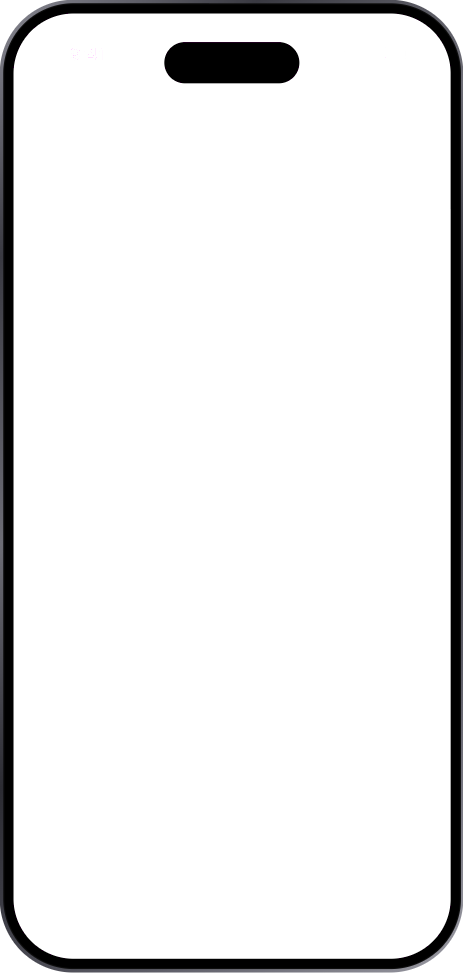
#> input picture Behance кейс/tools/video-scripts/phone-overlay-960.png, 463 x 973 px
$ python key_magenta.py video-scripts/phone-overlay-960.png
#> lines starting #> are read from the running program, lines starting #| are printed output that depends on the picture
"""Key the magenta screen out of a phone-overlay PNG, keeping the white status bar and the black island with soft edges."""
import sys, numpy as np
from PIL import Image
p = sys.argv[1]; a = np.asarray(Image.open(p).convert('RGBA')).astype(float)
r, g, b, al = a[..., 0], a[..., 1], a[..., 2], a[..., 3] / 255
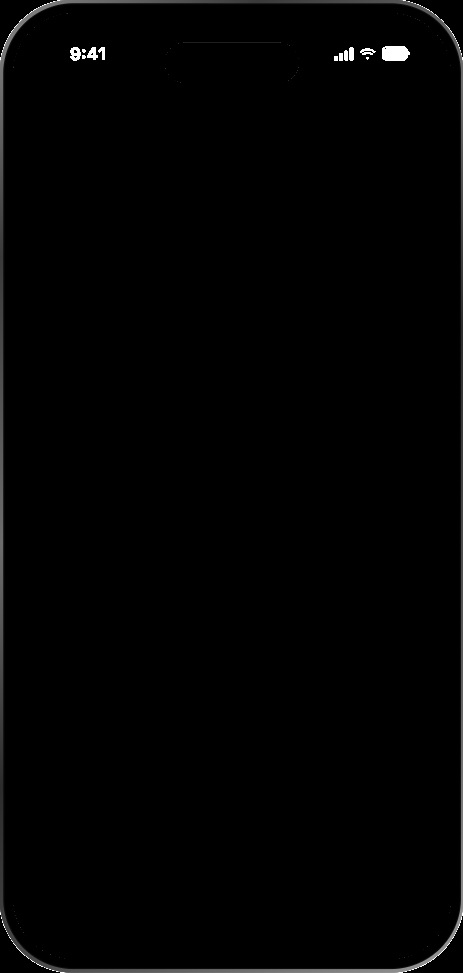
#> r: shape (973, 463) float64; min 0, max 255, mean 2.4
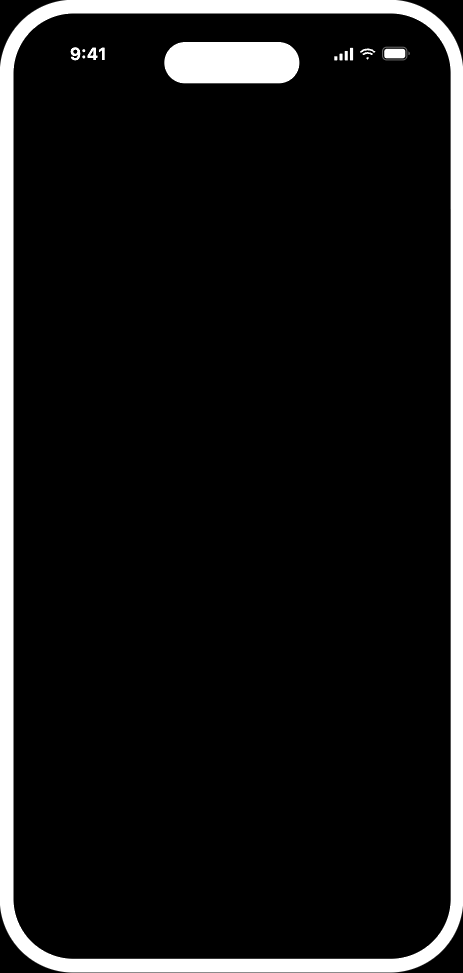
#> al: shape (973, 463) float64; min 0, max 1, mean 0.092
mag = (np.minimum(r, b) - g > 50) & (np.abs(r - b) < 90)  # pixels touched by the magenta screen (grey frame pixels have g≈r≈b and stay)
#> mag: shape (973, 463) bool; every value is 0
alpha = np.clip(np.maximum(g / 255, 1 - np.minimum(r, b) / 255), 0, 1)  # white text: g; black island: 1-r
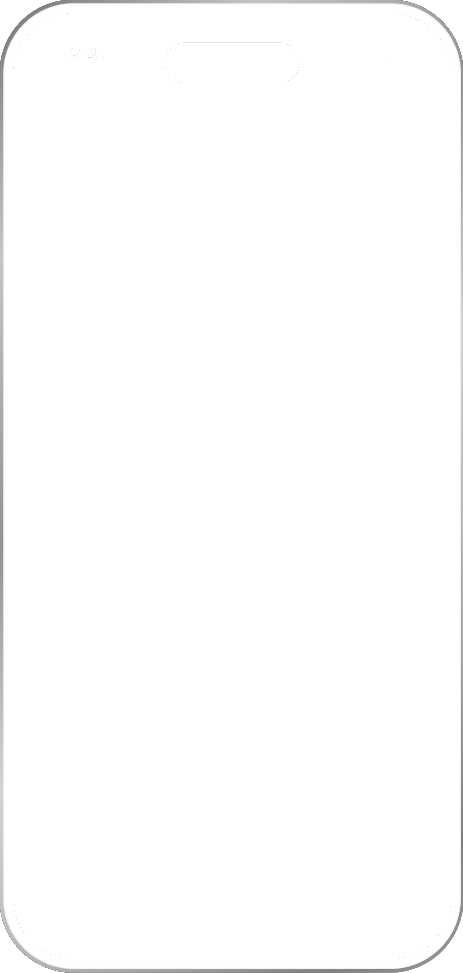
#> alpha: shape (973, 463) float64; min 0.502, max 1, mean 0.993
fg = np.clip((a[..., :3] - (1 - alpha)[..., None] * np.array([255, 0, 255])) / np.maximum(alpha, 1e-4)[..., None], 0, 255)
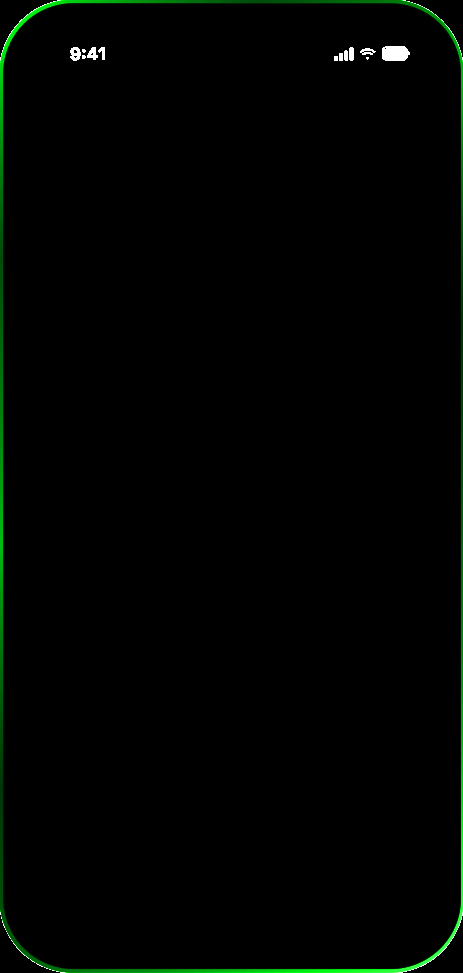
#> fg: shape (973, 463, 3) float64; mean R, G, B 0.7, 3.4, 0.9
out = a.copy(); out[..., :3] = np.where(mag[..., None], fg, a[..., :3]); out[..., 3] = np.where(mag, alpha * al * 255, a[..., 3])
Image.fromarray(out.round().astype('uint8')).save(p)
